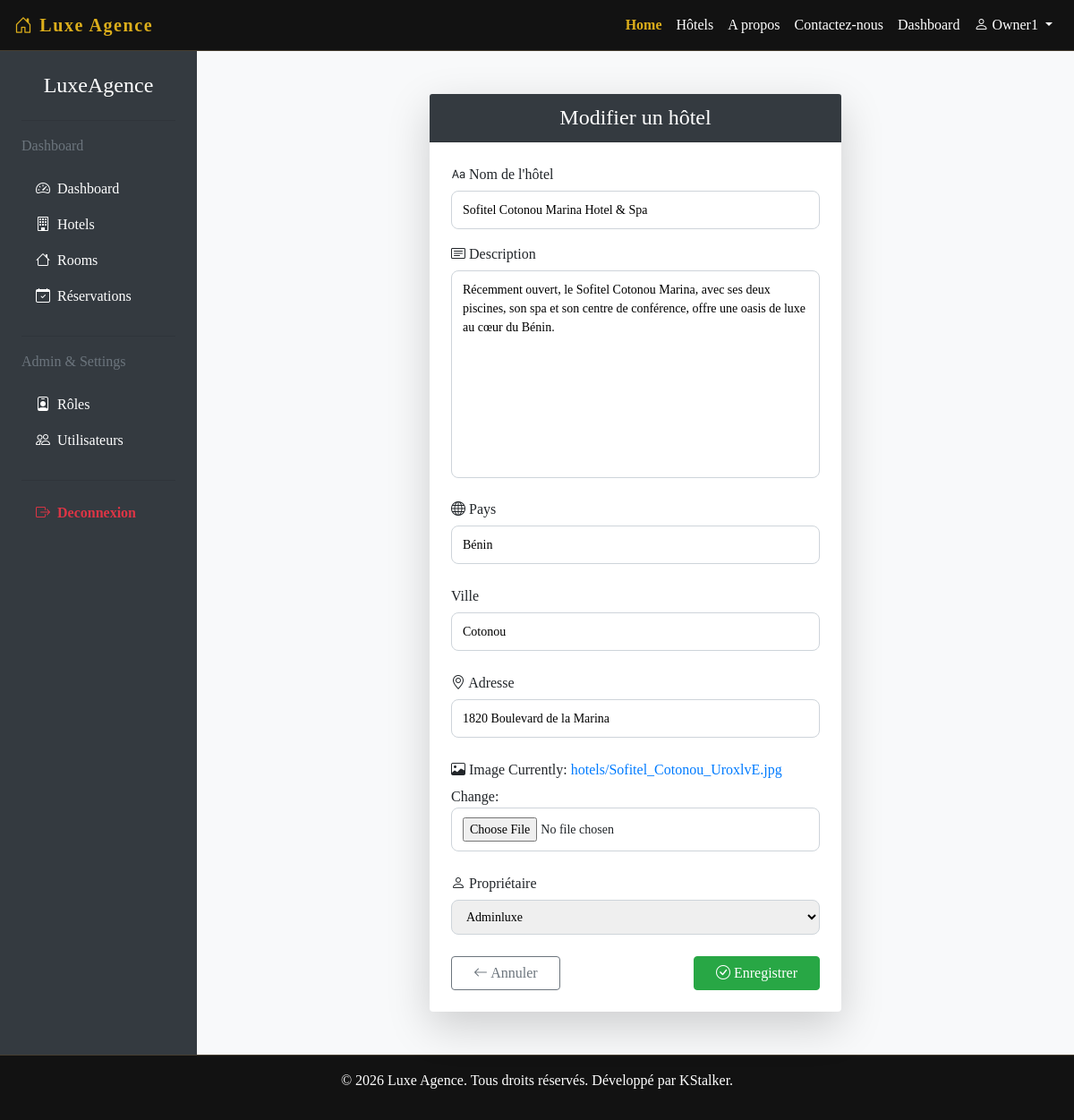
The app's page /hotels/1/edit/ (signed in) with its own data.
### Agence/models.py (models this page shows, shortened)
class Hotel(models.Model):
    name = models.CharField(max_length=100)
    description = models.TextField()
    country = models.CharField(max_length=100)
    city = models.CharField(max_length=100)
    address = models.CharField(max_length=255)
    owner = models.ForeignKey(User, on_delete=models.CASCADE, related_name='owned_hotels')
    image = models.ImageField(upload_to='hotels/')

### Agence/views.py (the view)
# urls.py: path('hotels/<int:pk>/edit/', views.UpdateHotelView.as_view(), name='edit_hotel'),
class UpdateHotelView(LoginRequiredMixin,UpdateView):
    template_name = 'hotels/form_hotel.html'
    model = Hotel
    fields = ['name', 'description', 'country', 'city', 'address', 'owner', 'image']
    success_url = '/gestionhotels/'

### Agence/templates/hotels/form_hotel.html (shortened to what this page needs)
{% extends 'base.html' %}
{% block content %}
<div class="d-flex" style="min-height: 100vh;">
    {% include 'administrateur/sidebar.html' %}
<div class="container py-5" style="flex: 1; background-color: #f8f9fa;">
    <div class="row justify-content-center">
        <div class="col-md-8 col-lg-6">
            <div class="card shadow-lg border-0 rounded-4">
                <div class="card-header bg-dark text-white text-center rounded-top-4">
                    <h4 class="mb-0">
                        {% if form.instance.pk %} Modifier un hôtel {% else %} Créer un hôtel {% endif %}
                    </h4>
                </div>
                <div class="card-body p-4">
                    <form method="post" enctype="multipart/form-data">
                        <div class="mb-3">
                            <label for="id_title" class="form-label fw-semibold">
                                <i class="bi bi-type me-1"></i> Nom de l'hôtel
                            </label>
                            {{ form.name }}
                        </div>
                        <div class="mb-3">
                            <label for="id_description" class="form-label fw-semibold">
                                <i class="bi bi-card-text me-1"></i> Description
                            </label>
                            {{ form.description }}
                        </div>
                        <div class="mb-4">
                            <label for="id_assigned_to" class="form-label fw-semibold">
                                <i class="bi bi-globe me-1"></i> Pays
                            </label>
                            {{ form.country }}
                        </div>
                        <div class="mb-4">
                            <label for="id_assigned_to" class="form-label fw-semibold">
                                 Ville
                            </label>
                            {{ form.city }}
                        </div>
                        <div class="mb-4">
                            <label for="id_assigned_to" class="form-label fw-semibold">
                                <i class="bi bi-geo-alt me-1"></i> Adresse
                            </label>
                            {{ form.address }}
                        </div>
                        <div class="mb-4">
                            <label for="id_assigned_to" class="form-label fw-semibold">
                                <i class="bi bi-image me-1"></i> Image
                            </label>
                            {{ form.image }}
                        </div>
                        <div class="mb-4">
                            <label for="id_assigned_to" class="form-label fw-semibold">
                                <i class="bi bi-person me-1"></i> Propriétaire
                            </label>
                            {{ form.owner }}
                        </div>
                        <div class="d-flex justify-content-between">
                            <a href="{% url 'gesthotels' %}" class="btn btn-outline-secondary px-4">
                                <i class="bi bi-arrow-left"></i> Annuler
                            </a>
                            <button type="submit" class="btn btn-success px-4">
                                <i class="bi bi-check-circle"></i> Enregistrer
                            </button>
                        </div>
                    </form>
                </div>
            </div>
        </div>
    </div>
</div>
</div>
{% endblock %}

### Agence/templates/base.html (shortened to what this page needs)
<!doctype html>
<html lang="en">
  <head>
    <link rel="stylesheet" href="https://cdn.jsdelivr.net/npm/bootstrap@4.4.1/dist/css/bootstrap.min.css">
    <link href="https://cdn.jsdelivr.net/npm/bootstrap-icons@1.11.3/font/bootstrap-icons.css" rel="stylesheet">
    <link rel="stylesheet" href="https://unpkg.com/aos@2.3.1/dist/aos.css" />
    <link rel="stylesheet" href="https://cdn.jsdelivr.net/npm/flatpickr/dist/flatpickr.min.css">
  </head>
  <body>
        <nav class="navbar navbar-expand-lg navbar-custom" style="border-bottom: 0.1px solid rgb(70, 62, 49);">
        <a class="navbar-brand" href="{% url 'home' %}"><i class="bi bi-house-door"></i> Luxe Agence</a>
        <div class="collapse navbar-collapse white" id="navbarNavDropdown">
            <ul class="navbar-nav ml-auto">
            <li class="nav-item active">
                <a class="nav-link" href="{% url 'home' %}">Home<span class="sr-only">(current)</span></a>
            </li>
            <li class="nav-item">
                <a class="nav-link" href="{% url 'list_hotel' %}">Hôtels</a>
            </li>
            <li class="nav-item">
                <a class="nav-link" href="{% url 'about' %}">A propos</a>
            </li>
            <li class="nav-item">
                <a class="nav-link" href="{% url 'contact' %}">Contactez-nous</a>
            </li>
            <li class="nav-item">
                <a class="nav-link" href="{% url 'dashboard' %}">Dashboard</a>
            </li>
            <li class="nav-item dropdown">
                <a class="nav-link dropdown-toggle" href="#" id="navbarDropdownMenuLink" role="button" data-toggle="dropdown" aria-haspopup="true" aria-expanded="false">
                    {% if user.is_authenticated %}
                            <i class="bi bi-person"></i> {{ user.username }}
                        {% else %}
                            <i class="bi bi-person"></i>
                        {% endif %}
                    </a>
            </li>
            </ul>
        </div>
        </nav>
    {% block content %}
    {% endblock %}
    <footer class="p-3" style="border-top: 0.1px solid rgb(70, 62, 49); background-color: #121212; ">
        <p class="text-center text-white">© 2026 Luxe Agence. Tous droits réservés. Développé par KStalker.</p>
    </footer>
  </body>
</html>

### Agence/templates/base.html (style rules this page uses)
.navbar-custom { background-color: #121212; }
.navbar-custom .navbar-brand { color: #dcae1b; font-weight: 900; letter-spacing: 0.08em; }
.navbar-custom .nav-link, .navbar-custom .dropdown-item { color: #ffffff; }
.navbar-custom .nav-item.active .nav-link { color: #dcae1b !important; background-color: transparent !important; border-radius: 0; font-weight: 700; }
body { font-family: 'Times New Roman', Times, serif; }

### Agence/templates/hotels/form_hotel.html (style rules this page uses)
input, textarea, select { width: 100%; padding: 10px 12px; border: 1px solid #ced4da; border-radius: 8px; font-size: 14px; transition: all 0.3s ease; }
textarea { resize: none; }
.form-label { margin-bottom: 6px; }
.card { transition: transform 0.2s ease; }

### records on screen
Hotel: name "Sofitel Cotonou Marina Hotel & Spa", description "Récemment ouvert, le Sofitel Cotonou Marina, avec ses deux piscines, son spa et son centre de conférence, offre une oasis de luxe au cœur du Bénin.", country "Bénin", city "Cotonou", address "1820 Boulevard de la Marina", owner "Adminluxe"

### other values on screen
{{ user.username }} "Owner1"
